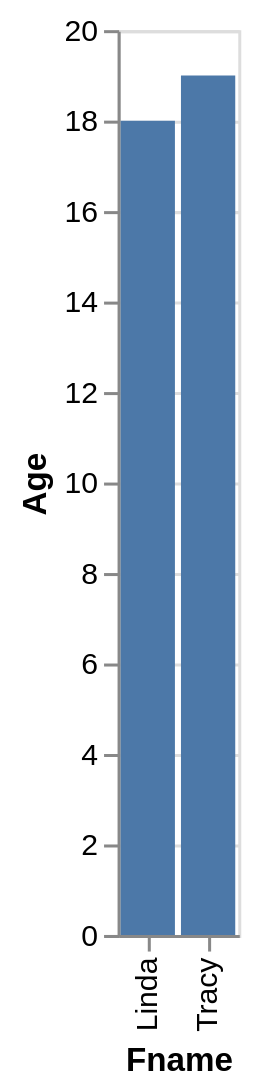

Write the Vega-Lite specification saved for this chart.
### Vega-Lite specification from a JSON file in a GitHub repository (floating-point values rounded to 4 significant figures)
{"data": {"values": [{"x_data": "Linda", "y_data": 18}, {"x_data": "Tracy", "y_data": 19}]}, "mark": "bar", "encoding": {"x": {"field": "x_data", "type": "nominal", "title": "Fname", "sort": {"op": "sum", "field": "y_data", "order": "ascending"}}, "y": {"field": "y_data", "type": "quantitative", "title": "Age"}}}
